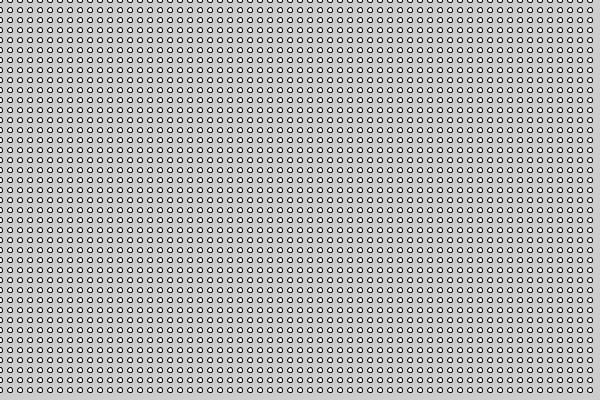
Frame 1 (no input)
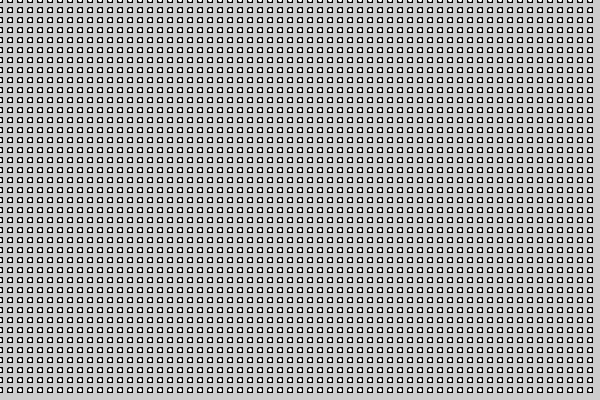
Frame 60 (the mouse pressed at the canvas centre just before this capture)
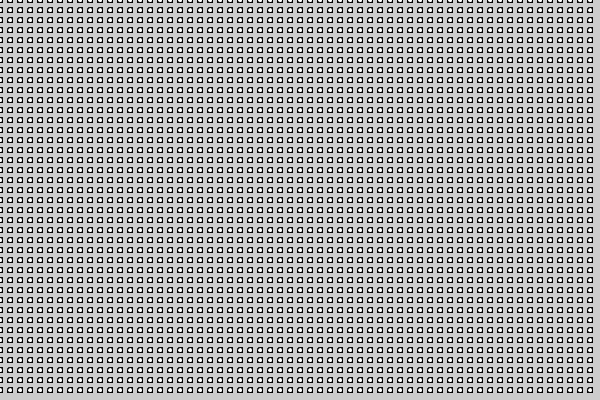
Frame 120 (the mouse held since frame 60 and released just before this capture)

The Processing sketch that drew these frames (run headless with seeded random() and noise(); from frame 60 on, the mouse is pressed at the canvas centre):

// Processing sketch: processing_159115
// ── processing_159115.pde

void setup (){
  print(50);
  size(600,400);
}


void draw() {
 for(int x = 0; x<600; x=x+10){
  for(int y = 0; y<400; y= y+10) {
     ellipse(x,y,5,5);
}
}
}
